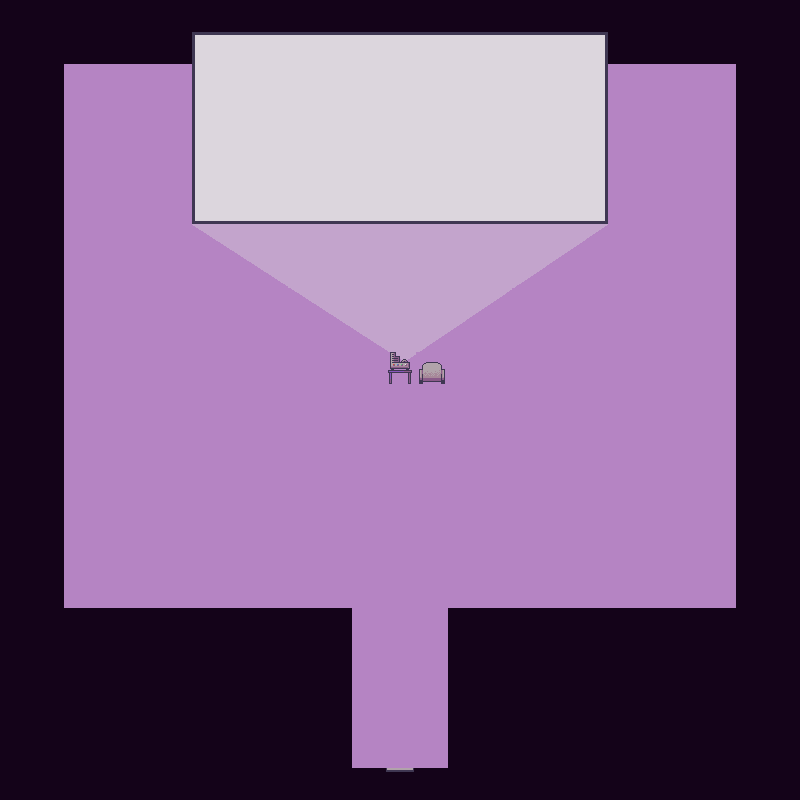

Below is a game level as drawn by its tile map, then a one-line description and the .tmx that defines it (tile-layer data replaced by summaries):
An orthogonal 25x25 tile map with 32x32 px tiles, 3 tile layers (Below, World, Above) and 4 objects (Spawn, Door--projection, Projector, Projection_chair).

<map version="1.2" tiledversion="1.2.1" orientation="orthogonal" renderorder="right-down" width="25" height="25" tilewidth="32" tileheight="32" infinite="0" nextlayerid="5" nextobjectid="5">
 <tileset firstgid="1" name="map_projection_tileset" tilewidth="32" tileheight="32" tilecount="36" columns="4">
  <image source="../tilesets/map_projection.png" width="128" height="288" />
  <tile id="0">
   <properties>
    <property name="collides" type="bool" value="false" />
   </properties>
  </tile>
  <tile id="1">
   <properties>
    <property name="collides" type="bool" value="true" />
   </properties>
  </tile>
  <tile id="2">
   <properties>
    <property name="collides" type="bool" value="true" />
   </properties>
  </tile>
  <tile id="3">
   <properties>
    <property name="collides" type="bool" value="true" />
   </properties>
  </tile>
  <tile id="4">
   <properties>
    <property name="collides" type="bool" value="true" />
   </properties>
  </tile>
  <tile id="5">
   <properties>
    <property name="collides" type="bool" value="true" />
   </properties>
  </tile>
  <tile id="6">
   <properties>
    <property name="collides" type="bool" value="true" />
   </properties>
  </tile>
  <tile id="7">
   <properties>
    <property name="collides" type="bool" value="true" />
   </properties>
  </tile>
  <tile id="8">
   <properties>
    <property name="collides" type="bool" value="true" />
   </properties>
  </tile>
  <tile id="9">
   <properties>
    <property name="collides" type="bool" value="true" />
   </properties>
  </tile>
  <tile id="10">
   <properties>
    <property name="collides" type="bool" value="true" />
   </properties>
  </tile>
  <tile id="11">
   <properties>
    <property name="collides" type="bool" value="true" />
   </properties>
  </tile>
  <tile id="12">
   <properties>
    <property name="collides" type="bool" value="false" />
   </properties>
  </tile>
  <tile id="13">
   <properties>
    <property name="collides" type="bool" value="false" />
   </properties>
  </tile>
  <tile id="14">
   <properties>
    <property name="collides" type="bool" value="false" />
   </properties>
  </tile>
  <tile id="15">
   <properties>
    <property name="collides" type="bool" value="false" />
   </properties>
  </tile>
  <tile id="16">
   <properties>
    <property name="collides" type="bool" value="false" />
   </properties>
  </tile>
  <tile id="17">
   <properties>
    <property name="collides" type="bool" value="false" />
   </properties>
  </tile>
  <tile id="18">
   <properties>
    <property name="collides" type="bool" value="false" />
   </properties>
  </tile>
  <tile id="19">
   <properties>
    <property name="collides" type="bool" value="false" />
   </properties>
  </tile>
  <tile id="20">
   <properties>
    <property name="collides" type="bool" value="false" />
   </properties>
  </tile>
  <tile id="21">
   <properties>
    <property name="collides" type="bool" value="false" />
   </properties>
  </tile>
  <tile id="22">
   <properties>
    <property name="collides" type="bool" value="false" />
   </properties>
  </tile>
  <tile id="23">
   <properties>
    <property name="collides" type="bool" value="false" />
   </properties>
  </tile>
  <tile id="24">
   <properties>
    <property name="collides" type="bool" value="false" />
   </properties>
  </tile>
  <tile id="25">
   <properties>
    <property name="collides" type="bool" value="false" />
   </properties>
  </tile>
  <tile id="26">
   <properties>
    <property name="collides" type="bool" value="false" />
   </properties>
  </tile>
  <tile id="27">
   <properties>
    <property name="collides" type="bool" value="false" />
   </properties>
  </tile>
  <tile id="28">
   <properties>
    <property name="collides" type="bool" value="false" />
   </properties>
  </tile>
  <tile id="29">
   <properties>
    <property name="collides" type="bool" value="false" />
   </properties>
  </tile>
  <tile id="30">
   <properties>
    <property name="collides" type="bool" value="true" />
   </properties>
  </tile>
  <tile id="31">
   <properties>
    <property name="collides" type="bool" value="true" />
   </properties>
  </tile>
  <tile id="32">
   <properties>
    <property name="collides" type="bool" value="false" />
   </properties>
  </tile>
  <tile id="33">
   <properties>
    <property name="collides" type="bool" value="false" />
   </properties>
  </tile>
  <tile id="34">
   <properties>
    <property name="collides" type="bool" value="false" />
   </properties>
  </tile>
  <tile id="35">
   <properties>
    <property name="collides" type="bool" value="false" />
   </properties>
  </tile>
 </tileset>
 <layer id="1" name="Below" width="25" height="25">
  <data>[625 cells, 625 non-empty, 1 distinct tile ids]</data>
 </layer>
 <layer id="2" name="World" width="25" height="25">
  <data>[625 cells, 320 non-empty, 13 distinct tile ids]</data>
 </layer>
 <objectgroup id="4" name="Objects">
  <object id="1" name="Spawn" x="383.667" y="736" width="32" height="32" />
  <object id="2" name="Door--projection" x="384" y="768" width="32" height="32" />
  <object id="3" name="Projector" x="384" y="351.667" width="32" height="32" />
  <object id="4" name="Projection_chair" x="416" y="352.333" width="32" height="32" />
 </objectgroup>
 <layer id="3" name="Above" width="25" height="25">
  <data>[625 cells, 36 non-empty, 18 distinct tile ids]</data>
 </layer>
</map>
